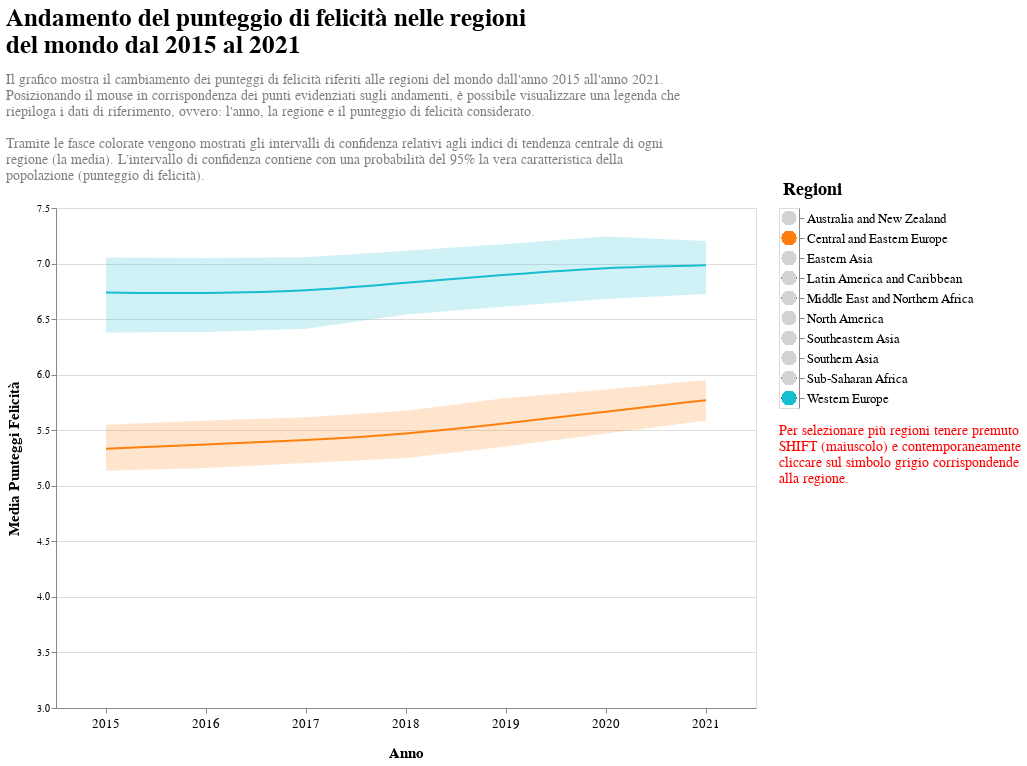

Notebook cell for this chart:
### Code cell
# Put the five layers into a chart and bind the data
chart = line + band + selectors + points + rules + text | legend
chart

### Figure 1 — Vega-Lite specification as saved in the notebook (floating-point values rounded to 4 significant figures; data arrays with more than 128 entries replaced by an {"elided": "..."} marker saying what was removed)
{"config": {"view": {"continuousWidth": 400, "continuousHeight": 300}}, "hconcat": [{"layer": [{"mark": {"type": "line", "interpolate": "basis"}, "encoding": {"color": {"field": "Region", "type": "nominal"}, "tooltip": [{"field": "Year", "title": "Anno", "type": "ordinal"}, {"aggregate": "mean", "field": "Happiness Score", "format": ",.3r", "title": "Media Punteggi Felicità", "type": "quantitative"}, {"field": "Region", "title": "Regione", "type": "nominal"}], "x": {"field": "Year", "type": "ordinal"}, "y": {"aggregate": "mean", "field": "Happiness Score", "scale": {"domain": [3, 7.5]}, "type": "quantitative"}}, "height": 500, "title": {"text": ["Andamento del punteggio di felicità nelle regioni", "del mondo dal 2015 al 2021"], "align": "left", "anchor": "start", "color": "black", "fontSize": 25, "fontWeight": "bold", "subtitle": ["Il grafico mostra il cambiamento dei punteggi di felicità riferiti alle regioni del mondo dall'anno 2015 all'anno 2021. ", "Posizionando il mouse in corrispondenza dei punti evidenziati sugli andamenti, è possibile visualizzare una legenda che", " riepiloga i dati di riferimento, ovvero: l'anno, la regione e il punteggio di felicità considerato.", "", " Tramite le fasce colorate vengono mostrati gli intervalli di confidenza relativi agli indici di tendenza centrale di ogni", " regione (la media). L’intervallo di confidenza contiene con una probabilità del 95% la vera caratteristica della ", " popolazione (punteggio di felicità).", " "], "subtitleColor": "gray", "subtitleFontSize": 14, "subtitlePadding": 15}, "transform": [{"filter": {"selection": "selector016"}}], "width": 700}, {"mark": {"type": "errorband", "extent": "ci"}, "encoding": {"color": {"field": "Region", "type": "nominal"}, "opacity": {"value": 0.2}, "tooltip": [{"field": "Year", "title": "Anno", "type": "ordinal"}, {"aggregate": "mean", "field": "Happiness Score", "format": ",.3r", "title": "Media Punteggi Felicità", "type": "quantitative"}, {"field": "Region", "title": "Regione", "type": "nominal"}], "x": {"field": "Year", "type": "ordinal"}, "y": {"axis": {"title": ""}, "field": "Happiness Score", "type": "quantitative"}}, "height": 500, "title": {"text": ["Andamento del punteggio di felicità nelle regioni", "del mondo dal 2015 al 2021"], "align": "left", "anchor": "start", "color": "black", "fontSize": 25, "fontWeight": "bold", "subtitle": ["Il grafico mostra il cambiamento dei punteggi di felicità riferiti alle regioni del mondo dall'anno 2015 all'anno 2021. ", "Posizionando il mouse in corrispondenza dei punti evidenziati sugli andamenti, è possibile visualizzare una legenda che", " riepiloga i dati di riferimento, ovvero: l'anno, la regione e il punteggio di felicità considerato.", "", " Tramite le fasce colorate vengono mostrati gli intervalli di confidenza relativi agli indici di tendenza centrale di ogni", " regione (la media). L’intervallo di confidenza contiene con una probabilità del 95% la vera caratteristica della ", " popolazione (punteggio di felicità).", " "], "subtitleColor": "gray", "subtitleFontSize": 14, "subtitlePadding": 15}, "transform": [{"filter": {"selection": "selector016"}}], "width": 700}, {"mark": "point", "encoding": {"color": {"field": "Region", "type": "nominal"}, "opacity": {"value": 0}, "x": {"field": "Year", "type": "ordinal"}, "y": {"aggregate": "mean", "axis": {"title": "Media Punteggi Felicità", "titleFontSize": 15, "titlePadding": 15}, "field": "Happiness Score", "scale": {"domain": [3, 7.5]}, "type": "quantitative"}}, "selection": {"selector017": {"type": "single", "nearest": true, "on": "mouseover", "fields": ["Year"], "empty": "none"}, "selector016": {"type": "multi", "fields": ["Region"], "init": [{"Region": "Central and Eastern Europe"}, {"Region": "Western Europe"}], "bind": "legend"}, "selector018": {"type": "interval", "bind": "scales", "encodings": ["x", "y"]}}}, {"mark": "point", "encoding": {"color": {"field": "Region", "type": "nominal"}, "opacity": {"condition": {"value": 1, "selection": "selector017"}, "value": 0}, "tooltip": [{"field": "Year", "title": "Anno", "type": "ordinal"}, {"aggregate": "mean", "field": "Happiness Score", "format": ",.3r", "title": "Media Punteggi Felicità", "type": "quantitative"}, {"field": "Region", "title": "Regione", "type": "nominal"}], "x": {"field": "Year", "type": "ordinal"}, "y": {"aggregate": "mean", "field": "Happiness Score", "scale": {"domain": [3, 7.5]}, "type": "quantitative"}}, "height": 500, "title": {"text": ["Andamento del punteggio di felicità nelle regioni", "del mondo dal 2015 al 2021"], "align": "left", "anchor": "start", "color": "black", "fontSize": 25, "fontWeight": "bold", "subtitle": ["Il grafico mostra il cambiamento dei punteggi di felicità riferiti alle regioni del mondo dall'anno 2015 all'anno 2021. ", "Posizionando il mouse in corrispondenza dei punti evidenziati sugli andamenti, è possibile visualizzare una legenda che", " riepiloga i dati di riferimento, ovvero: l'anno, la regione e il punteggio di felicità considerato.", "", " Tramite le fasce colorate vengono mostrati gli intervalli di confidenza relativi agli indici di tendenza centrale di ogni", " regione (la media). L’intervallo di confidenza contiene con una probabilità del 95% la vera caratteristica della ", " popolazione (punteggio di felicità).", " "], "subtitleColor": "gray", "subtitleFontSize": 14, "subtitlePadding": 15}, "transform": [{"filter": {"selection": "selector016"}}], "width": 700}, {"mark": {"type": "rule", "color": "gray"}, "encoding": {"x": {"axis": {"labelAlign": "center", "labelAngle": 0, "labelFontSize": 13, "labelPadding": 10, "title": "Anno", "titleFontSize": 15, "titlePadding": 15}, "field": "Year", "type": "ordinal"}}, "transform": [{"filter": {"selection": "selector017"}}]}, {"mark": {"type": "text", "align": "left", "dx": 5, "dy": -5, "strokeWidth": 2}, "encoding": {"color": {"field": "Region", "type": "nominal"}, "text": {"condition": {"aggregate": "mean", "field": "Happiness Score", "format": ",.3r", "type": "quantitative", "selection": "selector017"}, "value": " "}, "tooltip": [{"field": "Year", "title": "Anno", "type": "ordinal"}, {"aggregate": "mean", "field": "Happiness Score", "format": ",.3r", "title": "Media Punteggi Felicità", "type": "quantitative"}, {"field": "Region", "title": "Regione", "type": "nominal"}], "x": {"field": "Year", "type": "ordinal"}, "y": {"aggregate": "mean", "field": "Happiness Score", "scale": {"domain": [3, 7.5]}, "type": "quantitative"}}, "height": 500, "title": {"text": ["Andamento del punteggio di felicità nelle regioni", "del mondo dal 2015 al 2021"], "align": "left", "anchor": "start", "color": "black", "fontSize": 25, "fontWeight": "bold", "subtitle": ["Il grafico mostra il cambiamento dei punteggi di felicità riferiti alle regioni del mondo dall'anno 2015 all'anno 2021. ", "Posizionando il mouse in corrispondenza dei punti evidenziati sugli andamenti, è possibile visualizzare una legenda che", " riepiloga i dati di riferimento, ovvero: l'anno, la regione e il punteggio di felicità considerato.", "", " Tramite le fasce colorate vengono mostrati gli intervalli di confidenza relativi agli indici di tendenza centrale di ogni", " regione (la media). L’intervallo di confidenza contiene con una probabilità del 95% la vera caratteristica della ", " popolazione (punteggio di felicità).", " "], "subtitleColor": "gray", "subtitleFontSize": 14, "subtitlePadding": 15}, "transform": [{"filter": {"selection": "selector016"}}], "width": 700}]}, {"mark": {"type": "point", "filled": true, "size": 200}, "encoding": {"color": {"condition": {"field": "Region", "legend": null, "scale": {"scheme": "category10"}, "type": "nominal", "selection": "selector016"}, "value": "lightgray"}, "y": {"axis": {"labelFontSize": 12.5, "orient": "right", "title": "Regioni", "titleAngle": 0, "titleFontSize": 18, "titleX": 13, "titleY": -10}, "field": "Region", "type": "nominal"}}, "selection": {"selector016": {"type": "multi", "fields": ["Region"], "init": [{"Region": "Central and Eastern Europe"}, {"Region": "Western Europe"}], "bind": "legend"}}, "title": {"text": " ", "align": "left", "anchor": "start", "baseline": "bottom", "color": "black", "fontSize": 16, "fontWeight": "bold", "orient": "bottom", "subtitle": ["Per selezionare più regioni tenere premuto", "SHIFT (maiuscolo) e contemporaneamente", "cliccare sul simbolo grigio corrispondende", "alla regione."], "subtitleColor": "red", "subtitleFontSize": 14, "subtitlePadding": 10}}], "data": {"name": "data-c70d53bda4d98af933cc43e71b0ea3d1"}, "$schema": "https://vega.github.io/schema/vega-lite/v4.17.0.json", "datasets": {"data-c70d53bda4d98af933cc43e71b0ea3d1": {"elided": "973 records"}}}
